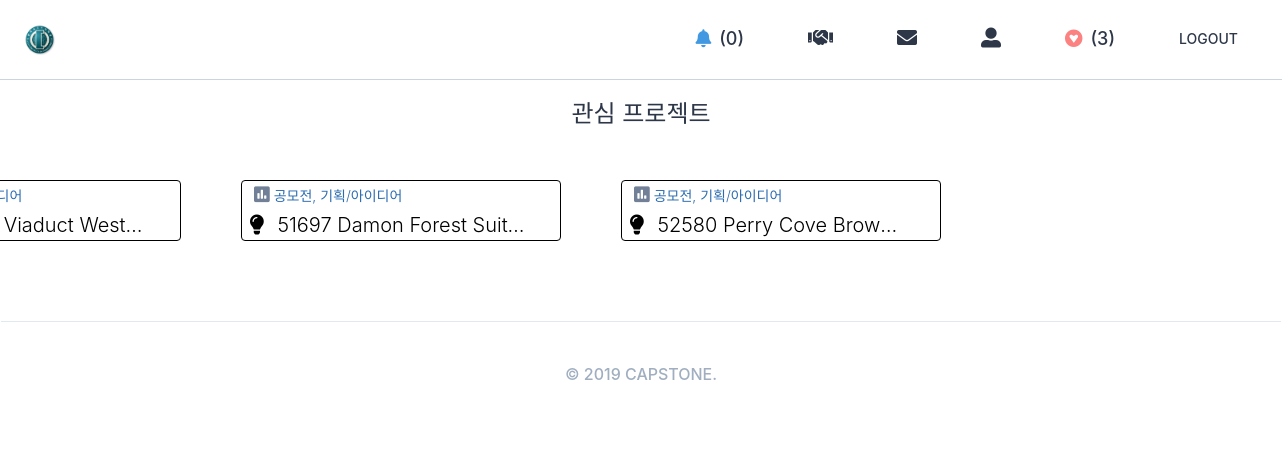
/lists/favs/ (signed in), run on the app's committed database.
### users/models.py (models this page shows)
class User(AbstractUser):
    GENDER_MALE = "male"
    GENDER_FEMALE = "female"
    GENDER_CHOICES = (
        (GENDER_MALE, "남성"),
        (GENDER_FEMALE, "여성"),
    )
    MAJOR_1 = "글로벌지역학"
    MAJOR_2 = "EU전공"
    MAJOR_3 = "GlobalBusiness"
    MAJOR_4 = "TESOL영어학전공"
    MAJOR_5 = "광고PR브랜딩전공"
    MAJOR_6 = "교육학"
    MAJOR_7 = "국가리더전공"
    MAJOR_8 = "국제금융학과"
    MAJOR_9 = "국제스포츠레저전공"
    MAJOR_10 = "그리스불가리아학과"
    MAJOR_11 = "남아프리카어전공"
    MAJOR_12 = "독일어통번역학과"
    MAJOR_13 = "동아프리카어전공"
    MAJOR_14 = "동유럽학대학"
    MAJOR_15 = "러시아학과"
    MAJOR_16 = "루마니아어과"
    MAJOR_17 = "말레이인도네시아어통번역학과"
    MAJOR_18 = "문화콘텐츠학전공"
    MAJOR_19 = "바이오메디컬공학전공"
    MAJOR_20 = "방송영상뉴미디어전공"
    MAJOR_21 = "브라질학과"
    MAJOR_22 = "사학과"
    MAJOR_23 = "산업경영공학과"
    MAJOR_24 = "생명공학과"
    MAJOR_25 = "서아프리카어전공"
    MAJOR_26 = "세계문화예술경영전공"
    MAJOR_27 = "세르비아크로아티아어과"
    MAJOR_28 = "수학과"
    MAJOR_29 = "스페인어통번역학과"
    MAJOR_30 = "아랍어통번역학과"
    MAJOR_31 = "아프리카학부"
    MAJOR_32 = "언론정보전공"
    MAJOR_33 = "언어인지과학과"
    MAJOR_34 = "영미권통상통번역전공"
    MAJOR_35 = "영미문학번역전공"
    MAJOR_36 = "영어통번역학부"
    MAJOR_37 = "영어통번역학전공"
    MAJOR_38 = "우크라이나어과"
    MAJOR_39 = "융복합소프트웨어전공"
    MAJOR_40 = "이탈리아어통번역학과"
    MAJOR_41 = "인도학과"
    MAJOR_42 = "일본어통번역학과"
    MAJOR_43 = "전자공학과"
    MAJOR_44 = "전자물리학과"
    MAJOR_45 = "정보기록학전공"
    MAJOR_46 = "정보통신공학과"
    MAJOR_47 = "정치외교학과"
    MAJOR_48 = "중국어통번역학과"
    MAJOR_49 = "중앙아시아학과"
    MAJOR_50 = "지식콘텐츠전공"
    MAJOR_51 = "철학과"
    MAJOR_52 = "체코슬로바키아어과"
    MAJOR_53 = "컴퓨터전자시스템공학전공"
    MAJOR_54 = "태국어통번역학과"
    MAJOR_55 = "통계학과"
    MAJOR_56 = "폴란드어과"
    MAJOR_57 = "프랑스학과"
    MAJOR_58 = "한국학과"
    MAJOR_59 = "행정학과"
    MAJOR_60 = "헝가리어과"
    MAJOR_61 = "화학과"
    MAJOR_62 = "환경학과"
    MAJOR_CHOICES = (
        (MAJOR_1, "글로벌지역학"),
        (MAJOR_2, "EU전공"),
        (MAJOR_3, "GlobalBusiness"),
        (MAJOR_4, "TESOL영어학전공"),
        (MAJOR_5, "광고PR브랜딩전공"),
        (MAJOR_6, "교육학"),
        (MAJOR_7, "국가리더전공"),
        (MAJOR_8, "국제금융학과"),
        (MAJOR_9, "국제스포츠레저전공"),
        (MAJOR_10, "그리스불가리아학과"),
        (MAJOR_11, "남아프리카어전공"),
        (MAJOR_12, "독일어통번역학과"),
        (MAJOR_13, "동아프리카어전공"),
        (MAJOR_14, "동유럽학대학"),
        (MAJOR_15, "러시아학과"),
        (MAJOR_16, "루마니아어과"),
        (MAJOR_17, "말레이인도네시아어통번역학과"),
        (MAJOR_18, "문화콘텐츠학전공"),
        (MAJOR_19, "바이오메디컬공학전공"),
        (MAJOR_20, "방송영상뉴미디어전공"),
        (MAJOR_21, "브라질학과"),
        (MAJOR_22, "사학과"),
        (MAJOR_23, "산업경영공학과"),
        (MAJOR_24, "생명공학과"),
        (MAJOR_25, "서아프리카어전공"),
        (MAJOR_26, "세계문화예술경영전공"),
        (MAJOR_27, "세르비아크로아티아어과"),
        (MAJOR_28, "수학과"),
        (MAJOR_29, "스페인어통번역학과"),
        (MAJOR_30, "아랍어통번역학과"),
        (MAJOR_31, "아프리카학부"),
        (MAJOR_32, "언론정보전공"),
        (MAJOR_33, "언어인지과학과"),
        (MAJOR_34, "영미권통상통번역전공"),
        (MAJOR_35, "영미문학번역전공"),
        (MAJOR_36, "영어통번역학부"),
        (MAJOR_37, "영어통번역학전공"),
        (MAJOR_38, "우크라이나어과"),
        (MAJOR_39, "융복합소프트웨어전공"),
        (MAJOR_40, "이탈리아어통번역학과"),
        (MAJOR_41, "인도학과"),
        (MAJOR_42, "일본어통번역학과"),
        (MAJOR_43, "전자공학과"),
        (MAJOR_44, "전자물리학과"),
        (MAJOR_45, "정보기록학전공"),
        (MAJOR_46, "정보통신공학과"),
        (MAJOR_47, "정치외교학과"),
        (MAJOR_48, "중국어통번역학과"),
        (MAJOR_49, "중앙아시아학과"),
        (MAJOR_50, "지식콘텐츠전공"),
        (MAJOR_51, "철학과"),
        (MAJOR_52, "체코슬로바키아어과"),
        (MAJOR_53, "컴퓨터전자시스템공학전공"),
        (MAJOR_54, "태국어통번역학과"),
        (MAJOR_55, "통계학과"),
        (MAJOR_56, "폴란드어과"),
        (MAJOR_57, "프랑스학과"),
        (MAJOR_58, "한국학과"),
        (MAJOR_59, "행정학과"),
        (MAJOR_60, "헝가리어과"),
        (MAJOR_61, "화학과"),
        (MAJOR_62, "환경학과"),
    )
    LOGIN_EMAIL = "email"
    LOGIN_KAKAO = "kakao"
    LOGIN_CHOICES = (
        (LOGIN_EMAIL, "EMAIL"),
        (LOGIN_KAKAO, "KAKAO"),
    )
    gender = models.CharField(choices=GENDER_CHOICES, max_length=10, blank=True)
    bio = models.TextField(default="")
    major = models.CharField(choices=MAJOR_CHOICES, max_length=20, blank=True)
    login_method = models.CharField(
        choices=LOGIN_CHOICES, max_length=50, default=LOGIN_EMAIL
    )
    objects = core_managers.CustomUserManager()
    def get_absolute_url(self):
        return reverse("users:profile", kwargs={"pk": self.pk})

### lists/models.py (models this page shows, shortened)
class List(core_models.TimeStampedModel):
    name = models.CharField(max_length=80)
    user = models.OneToOneField(
        "users.User", related_name="list", on_delete=models.CASCADE
    )
    projects = models.ManyToManyField("projects.Project", related_name="lists", blank=True)
    def count_projects(self):
        return self.projects.count()
    count_projects.short_description = "Number of Projects"

### projects/models.py (models this page shows, shortened)
class Project(core_models.TimeStampedModel):
    name = models.CharField(max_length=140)
    description = models.TextField()
    on_market = models.BooleanField(default=False)
    categories = models.ManyToManyField("Category", related_name="projects", blank=True)
    host = models.ForeignKey(
        "users.User", related_name="project_host", on_delete=models.CASCADE
    )

### lists/views.py (the view)
# urls.py: path("favs/", views.SeeFavsView.as_view(), name="see-favs"),
class SeeFavsView(TemplateView):
    template_name = "lists/list_detail.html"

### templates/lists/list_detail.html (shortened to what this page needs)
{% extends "base.html" %}
{% block content %}
    <h3 class="mb-12 text-2xl text-center">관심 프로젝트</h3>
        <div class="container mx-auto pb-10">
            <div class="flex flex-wrap -mx-40 mt-10">
                {% for project in user.list.projects.all %}
                    {% include "partials/project_card.html" with project=project %}
                {% endfor %}
        </div>
    </div>
{% endblock content %}

### templates/partials/nav.html (shortened to what this page needs)
<ul class="flex items-center text-sm font-medium h-full">
    {% if user.is_authenticated %}
        <li class="nav_link text-lg pro_zoom"><a href="{% url 'users:notifications' user.pk %}"><i class="fas fa-bell text-lg mr-2 text-blue-500"></i>({{user.applyto.count}})</a></li>
        <li class="nav_link pro_zoom"><a href="{% url 'projects:create' %}"><i class="fas fa-handshake text-xl"></i></a></li>
        <li class="nav_link pro_zoom"><a href="{% url 'users:conversations' user.pk %}"><i class="fas fa-envelope text-xl"></i></a></li>
        <li class="nav_link pro_zoom"><a href="{{user.get_absolute_url}}"><i class="fas fa-user-alt text-xl"></i></a></li>
        <li class="nav_link text-lg pro_zoom"><a href="{% url 'lists:see-favs' %}"><i class="fab fa-gratipay text-lg mr-2 text-red-400"></i>({{user.list.projects.count}})</a></li>
        <li class="nav_link pro_zoom"><a href="{% url 'users:logout' %}">LOGOUT</a></li>
    {% else %}
        <li class="nav_link pro_zoom"><a href="{% url 'users:login' %}">LOGIN</a></li>
        <li class="nav_link pro_zoom"><a href="{% url 'users:signup' %}">JOIN</a></li>
    {% endif %}
</ul>

### templates/partials/project_card.html (shortened to what this page needs)
<div class="w-1/5 mb-10 px-2 overflow-hidden border border-black mr-10 ml-5 rounded pro_zoom">
    <a href="{% url 'projects:detail' project.pk %}">
        <div class="flex justify-between mb-1px truncate">
            <div class="w-3/4 overflow-hidden flex">
                <span class="text-sm text-gray-700 block truncate p-1 mr-2 text-blue-700">
                    <i class="fas fa-poll text-gray-600 text-lg"></i>
                    공모전, 기획/아이디어
                </span>
            </div>
        </div>
        <span class="text-black w-11/12 block truncate text-xl">
            <i class="fas fa-lightbulb mr-2"></i> {{project.name}}
        </span>
    </a>
</div>

### data on the page
User: applyto.count "0", list.projects.count "3"
Project: name "313 Mason Viaduct West…"
Project: name "51697 Damon Forest Suit…"
Project: name "52580 Perry Cove Brow…"
